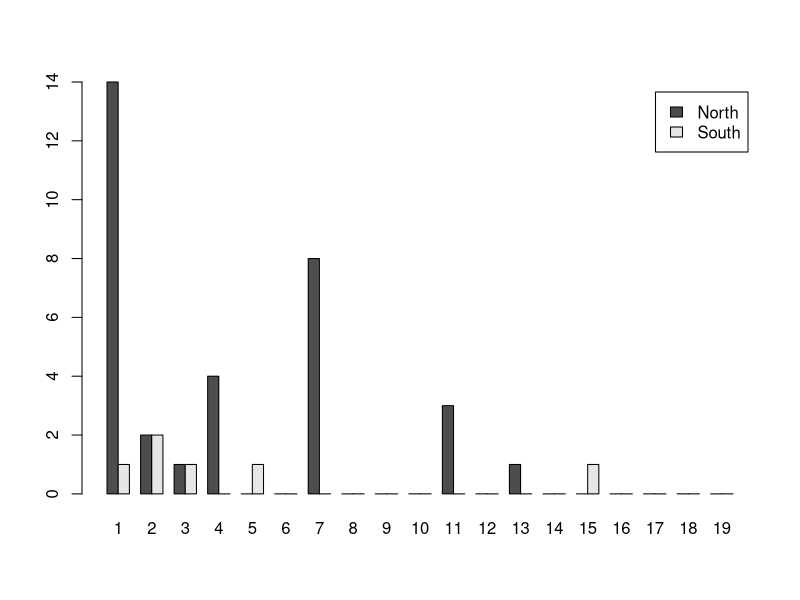
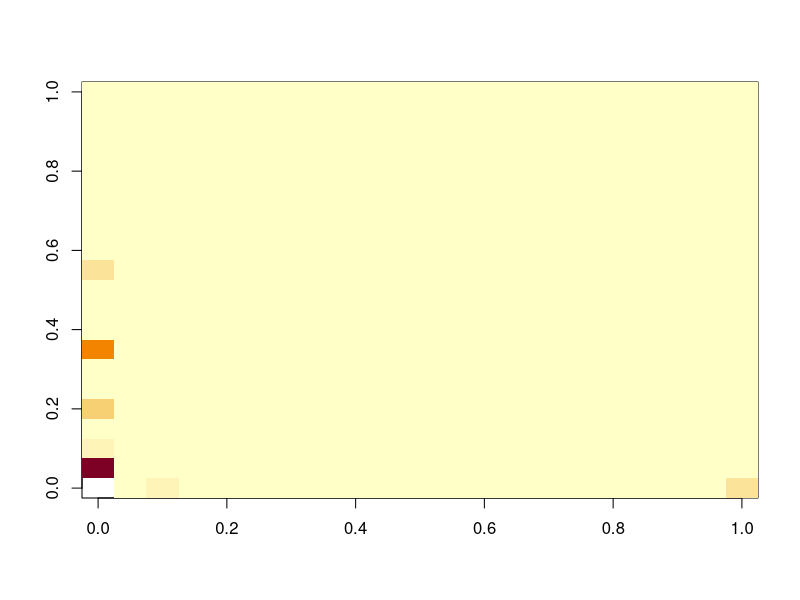

Source code (R) for these figures, in order:

# killer whales

## read data for each population
## since data is encoded as 0 and 1 it's better to store it as a matrix

len <- 50000

data_N <- as.matrix(read.csv("../data/killer_whale_North.csv", stringsAsFactors=F, header=F, colClasses=rep("numeric", len)))
dim(data_N)

data_S <- as.matrix(read.csv("../data/killer_whale_South.csv", stringsAsFactors=F, header=F, colClasses=rep("numeric", len)))
dim(data_S)

## 1) estimates of effective population size

### Tajima's estimator

n <- nrow(data_N) # nr of samples (chromosomes)
pi_N <- 0
for (i in 1:(n-1)) {
  for (j in (i+1):n) {
    pi_N <- pi_N + sum(abs(data_N[i,]-data_N[j,]))
  }
}
pi_N <- pi_N / ((n*(n-1))/2)

n <- nrow(data_S) # nr of samples (chromosomes)
pi_S <- 0
for (i in 1:(n-1)) {
  for (j in (i+1):n) {
    pi_S <- pi_S + sum(abs(data_S[i,]-data_S[j,]))
  }
}
pi_S <- pi_S / ((n*(n-1))/2)

## estimates of Ne from Tajima's estimator
Ne_N_pi <- pi_N / (4 * 1e-8 * len)
Ne_S_pi <- pi_S / (4 * 1e-8 * len)

### Watterson's estimator

### calculate nr of SNPs and then the estimator
freqs <- apply(X=data_N, MAR=2, FUN=sum)/nrow(data_N)
snps_N <- length(which(freqs>0 & freqs<1))

watt_N <- snps_N / sum(1/seq(1,n-1))

freqs <- apply(X=data_S, MAR=2, FUN=sum)/nrow(data_S)
snps_S <- length(which(freqs>0 & freqs<1))

watt_S <- snps_S / sum(1/seq(1,n-1))

### estimates of Ne from Wattersons' estimator
Ne_N_watt <- watt_N / (4 * 1e-8 * len)
Ne_S_watt <- watt_S / (4 * 1e-8 * len)

cat("\nThe North population has estimates of effective population size of", Ne_N_pi, "and", Ne_N_watt)
cat("\nThe South population has estimates of effective population size of", Ne_S_pi, "and", Ne_S_watt)


## 2) site frequency spectra

### North population
sfs_N <- rep(0, n-1)
### allele frequencies
derived_freqs <- apply(X=data_N, MAR=2, FUN=sum)
### the easiest (but slowest) thing to do would be to loop over all possible allele frequencies and count the occurrences
for (i in 1:length(sfs_N)) sfs_N[i] <- length(which(derived_freqs==i))

### South population
sfs_S <- rep(0, n-1)
### allele frequencies
derived_freqs <- apply(X=data_S, MAR=2, FUN=sum)
### the easiest (but slowest) thing to do would be to loop over all possible allele frequencies and count the occurrences
for (i in 1:length(sfs_S)) sfs_S[i] <- length(which(derived_freqs==i))

### plot
barplot(t(cbind(sfs_N, sfs_S)), beside=T, names.arg=seq(1,nrow(data_S)-1,1), legend=c("North", "South"))

cat("\nThe population with the greater population size has a higher proportion of singletons, as expected.")

### bonus: joint site frequency spectrum

sfs <- matrix(0, nrow=nrow(data_N)+1, ncol=nrow(data_S)+1)
for (i in 1:ncol(data_N)) {
  
  freq_N <- sum(data_N[,i])
  freq_S <- sum(data_S[,i])
  
  sfs[freq_N+1,freq_S+1] <- sfs[freq_N+1,freq_S+1] + 1
  
}
sfs[1,1] <- NA # ignore non-SNPs

image(t(sfs))
